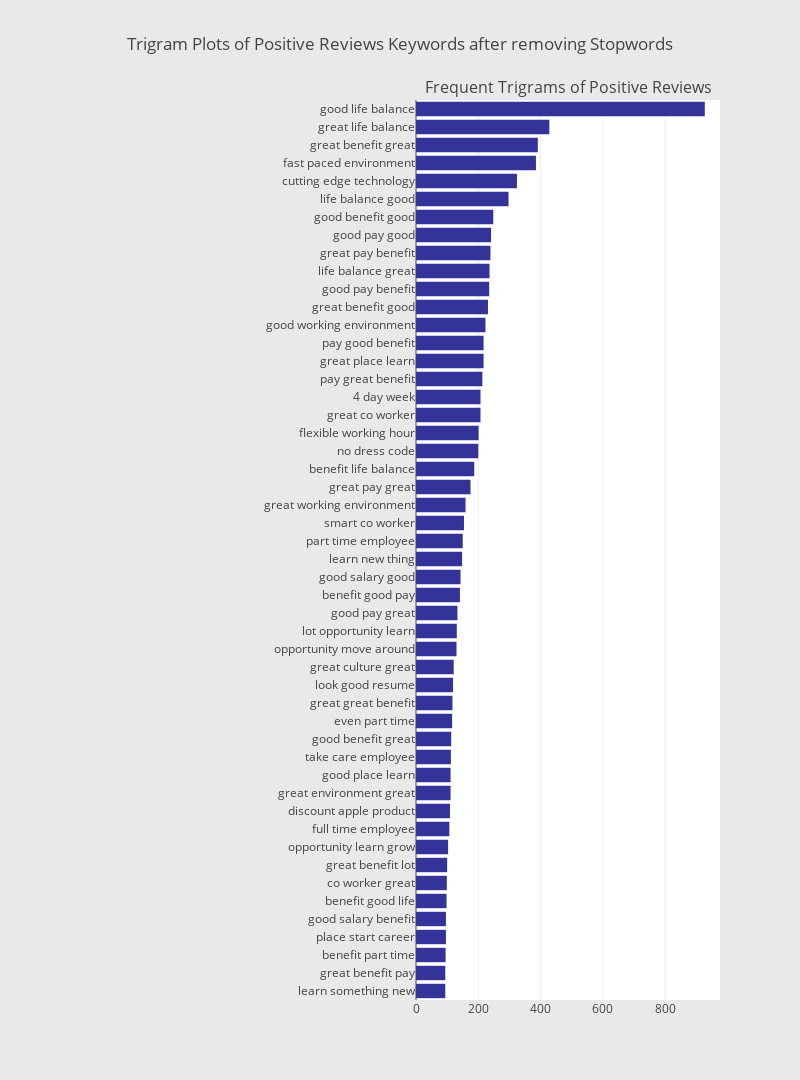

The notebook cell saved with this chart:
### Code cell
# Plotting the trigram plot (Pros)
trigram_dict = defaultdict(int)

for sentence in reviews_df["Reviews"]:
    if len(sentence) > 1:
        trigram = ngrams(sentence, 3)
        for gram in trigram:
            trigram_dict[" ".join([g for g in gram])] += 1
        
fd_sorted = pd.DataFrame(sorted(trigram_dict.items(), key=lambda x: x[1])[::-1])
fd_sorted.columns = ["word", "wordFreq"]
sym_3 = horizontal_bar_chart(fd_sorted.head(50), '#333399')
                             
fig = tools.make_subplots(
        rows=1, 
        cols=2, 
        vertical_spacing=0.04,
        horizontal_spacing=0.05,
        subplot_titles=["", "Frequent Trigrams of Positive Reviews"])
fig.append_trace(sym_3, 1, 2)
fig['layout'].update(
        height=1080, 
        width=800, 
        paper_bgcolor='rgb(233,233,233)', 
        title="Trigram Plots of Positive Reviews Keywords after removing Stopwords")
plotly.offline.iplot(fig) # jupyter notebook only

### Figure 1 — Plotly figure (JSON) as saved in the notebook; plotly's stock layout.template omitted (floating-point values rounded to 4 significant figures)
{"data": [{"marker": {"color": "#333399"}, "orientation": "h", "showlegend": false, "type": "bar", "uid": "24906411-29f4-4109-9da5-8ea49419f070", "x": [94, 94, 95, 96, 96, 98, 99, 100, 103, 107, 109, 111, 111, 112, 113, 116, 117, 119, 121, 130, 131, 133, 141, 143, 148, 150, 154, 159, 175, 187, 200, 201, 207, 207, 213, 217, 217, 223, 231, 235, 236, 239, 241, 248, 297, 324, 385, 391, 428, 927], "xaxis": "x2", "y": ["learn something new", "great benefit pay", "benefit part time", "place start career", "good salary benefit", "benefit good life", "co worker great", "great benefit lot", "opportunity learn grow", "full time employee", "discount apple product", "great environment great", "good place learn", "take care employee", "good benefit great", "even part time", "great great benefit", "look good resume", "great culture great", "opportunity move around", "lot opportunity learn", "good pay great", "benefit good pay", "good salary good", "learn new thing", "part time employee", "smart co worker", "great working environment", "great pay great", "benefit life balance", "no dress code", "flexible working hour", "great co worker", "4 day week", "pay great benefit", "great place learn", "pay good benefit", "good working environment", "great benefit good", "good pay benefit", "life balance great", "great pay benefit", "good pay good", "good benefit good", "life balance good", "cutting edge technology", "fast paced environment", "great benefit great", "great life balance", "good life balance"], "yaxis": "y2"}], "layout": {"annotations": [{"font": {"size": 16}, "showarrow": false, "text": "Frequent Trigrams of Positive Reviews", "x": 0.7625, "xanchor": "center", "xref": "paper", "y": 1, "yanchor": "bottom", "yref": "paper"}], "height": 1080, "paper_bgcolor": "rgb(233,233,233)", "title": {"text": "Trigram Plots of Positive Reviews Keywords after removing Stopwords"}, "width": 800, "xaxis": {"anchor": "y", "domain": [0, 0.475]}, "xaxis2": {"anchor": "y2", "domain": [0.525, 1]}, "yaxis": {"anchor": "x", "domain": [0, 1]}, "yaxis2": {"anchor": "x2", "domain": [0, 1]}}}
